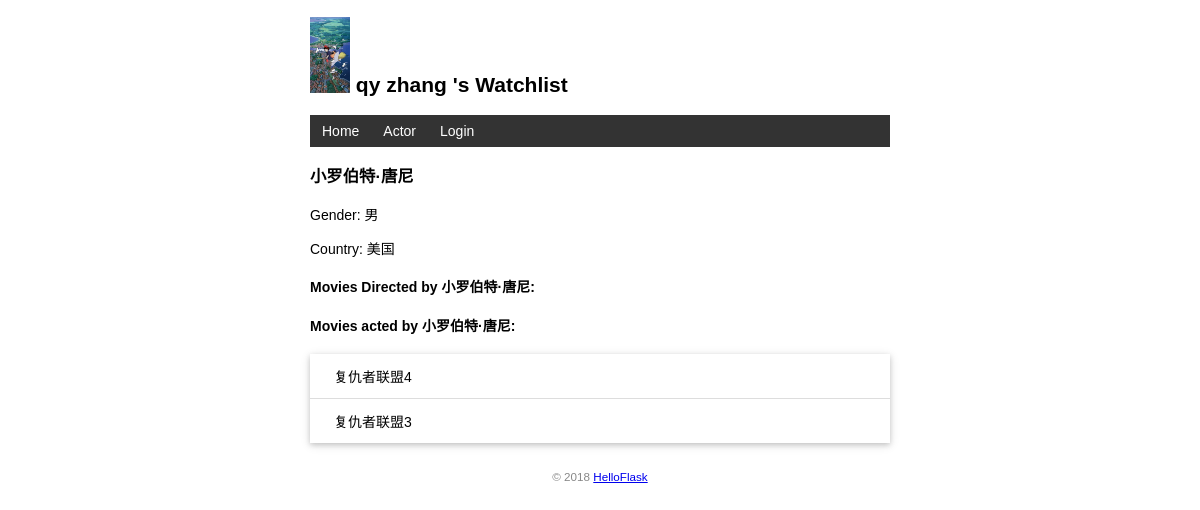
/actor/details/2006, run on the app's committed database.
### app.py (models this page shows, shortened)
class User(db.Model,UserMixin):
    id = db.Column(db.Integer, primary_key=True)
    name = db.Column(db.String(20))
    username = db.Column(db.String(20)) # 用户名
    password_hash = db.Column(db.String(128)) # 密码散列值

class Actor(db.Model):
    __tablename__ = 'actor_info'
    actor_id = db.Column(db.Integer, primary_key=True, autoincrement=True)
    actor_name = db.Column(db.String(20))
    gender = db.Column(db.String(2))
    country = db.Column(db.String(20))
    movie_actors = db.relationship('Movie', secondary=movie_actor_association)
    movie_directs = db.relationship('Movie', secondary=movie_director_association)

class Movie(db.Model):
    __tablename__ = 'movie_info'
    movie_id = db.Column(db.Integer, primary_key=True, autoincrement=True)
    movie_name = db.Column(db.String(20))
    release_date = db.Column(db.String(15))
    country = db.Column(db.String(20))
    movie_type = db.Column(db.String(10))
    release_year = db.Column(db.Integer)
    moviebox = db.relationship('MovieBox', back_populates='movies', uselist=False, cascade='all, delete-orphan')
    actors = db.relationship('Actor', secondary=movie_actor_association, back_populates='movie_actors')
    directors = db.relationship('Actor', secondary=movie_director_association, back_populates='movie_directs')

### app.py (the view)
@app.route('/actor/details/<int:actor_id>', methods=['GET', 'POST'])
def actor_details(actor_id):
    actor = Actor.query.get_or_404(actor_id)
    movies_actor = db.session.query(Movie).join(movie_actor_association).filter(movie_actor_association.c.actor_id == actor_id).all()
    movies_director = db.session.query(Movie).join(movie_director_association).filter(movie_director_association.c.actor_id == actor_id).all()
    user = User.query.first() # 读取用户记录
    return render_template('actor_details.html',  movies_director = movies_director, movies_actor=movies_actor, actor=actor,user=user)

### templates/actor_details.html (shortened to what this page needs)
{% extends 'base.html' %}
{% block content %}
  <h3>{{ actor.actor_name }}</h3>
  <p>Gender: {{ actor.gender }}</p>
  <p>Country: {{ actor.country }}</p>
  <h4>Movies Directed by {{actor.actor_name}}:</h4>
  <h4>Movies acted by {{actor.actor_name}}:</h4>
  <ul class="movie-list">
    {% for movie in movies_actor %}
      <li>{{ movie.movie_name }}</li>
    {% endfor %}
  </ul>
{% endblock %}

### templates/base.html (shortened to what this page needs)
<!DOCTYPE html>
<html lang="en">
<head>
	{% block head %}
	<link rel="stylesheet" href="{{ url_for('static', filename='style.css') }}" type="text/css">
	{% endblock %}
</head>
<body>
	<h2>
		<img alt="Avatar" class="avatar" src="{{ url_for('static', filename='images/qiqi.png') }}">
		{{user.username}} 's Watchlist
	</h2>
	<nav>
		<ul>
			<li><a href="{{ url_for('index') }}">Home</a></li>
			<li><a href="{{ url_for('actor') }}">Actor</a></li>
		{% if current_user.is_authenticated %}
			<li><a href="{{ url_for('settings') }}">Settings</a></li>
			<li><a href="{{ url_for('logout') }}">Logout</a></li>
		{% else %}
			<li><a href="{{ url_for('login') }}">Login</a></li>
		{% endif %}
		</ul>
	</nav>
	{% block content %}{% endblock %}
	<footer>
		<small>&copy; 2018 <a href="http://helloflask.com/tutorial">HelloFlask</a></small>
	</footer>
</body>
</html>

### static/style.css (style rules this page uses)
body { margin: auto; max-width: 580px; font-size: 14px; font-family: Helvetica, Arial, sans-serif; }
footer { color: #888; margin-top: 15px; text-align: center; padding: 10px; }
.avatar { width: 40px; }
.movie-list { list-style-type: none; padding: 0; margin-bottom: 10px; box-shadow: 0 2px 5px 0 rgba(0, 0, 0, 0.16), 0 2px 10px 0 rgba(0, 0, 0, 0.12); }
.movie-list li { padding: 12px 24px; border-bottom: 1px solid #ddd; }
.movie-list li:last-child { border-bottom:none; }
nav ul { list-style-type: none; margin: 0; padding: 0; overflow: hidden; background-color: #333; }
nav li { float: left; }
nav li a { display: block; color: white; text-align: center; padding: 8px 12px; text-decoration: none; }

### data on the page
User: username "qy zhang"
Actor: actor_name "小罗伯特·唐尼", gender "男", country "美国"
Movie: movie_name "复仇者联盟4"
Movie: movie_name "复仇者联盟3"
